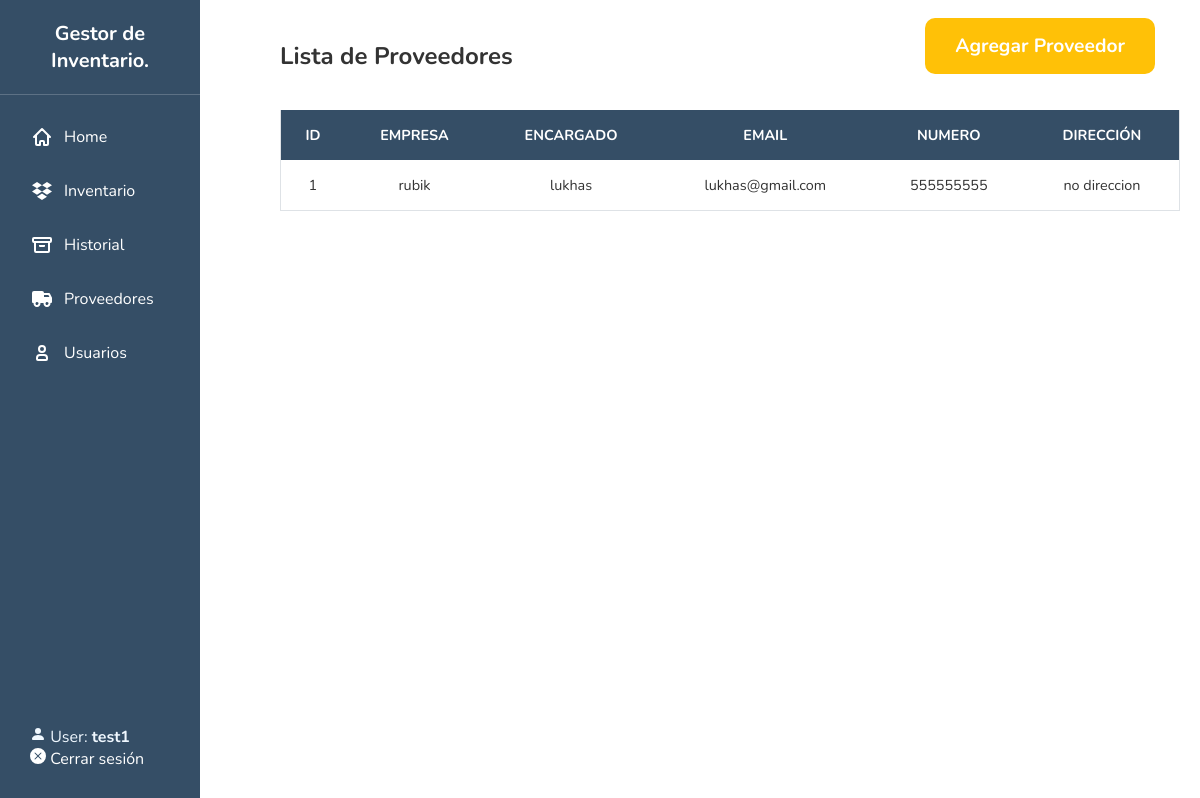
Screenshot of /suppliers/ (signed in) with the database file from the repository.
### inventory/models.py (models this page shows, shortened)
class Suppliers(models.Model):
    empresa = models.CharField(max_length=100)
    encargado = models.CharField(max_length=100)
    email = models.EmailField()
    numero = models.CharField(max_length=20)
    direccion = models.CharField(max_length=200)

### inventory/views.py (the view)
# urls.py: re_path(r'^suppliers/?$', views.suppliers_list, name='suppliers_list'),
@login_required
def suppliers_list(request):
    suppliers = Suppliers.objects.all()
    return render(request, 'inv/suppliers_list.html', {'suppliers': suppliers})

### inventory/templates/inv/suppliers_list.html
{% extends 'inv/base.html' %}
{% block body %}
<div class="add_buttons">
<h2>Lista de Proveedores</h2>
    <div class="button-group">
     <a href="{% url 'supplier_create' %}" class="btn btn-success btn-md btn-trim" role="button">Agregar Proveedor</a>
    </div>
  </div>
<table class="table table-striped">
  <thead>
    <tr>
      <th>ID</th>
      <th>Empresa</th>
      <th>Encargado</th>
      <th>Email</th>
      <th>Numero</th>
      <th>Dirección</th>
    </tr>
  </thead>
  <tbody>
    {% for supplier in suppliers %}
      <tr>
        <td>{{ supplier.id }}</td>
        <td>{{ supplier.empresa }}</td>
        <td>{{ supplier.encargado }}</td>
        <td>{{ supplier.email }}</td>
        <td>{{ supplier.numero }}</td>
        <td>{{ supplier.direccion }}</td>
      </tr>
    {% empty %}
      <tr>
        <td colspan="6">No hay proveedores.</td>
      </tr>
    {% endfor %}
  </tbody>
</table>
{% endblock %}

### inventory/templates/inv/base.html (shortened to what this page needs)
<!DOCTYPE html>
<html>
  {% load static %}
  {% block styles %}
    <link rel="stylesheet" type="text/css" href="{% static '/css/bootstrap.min.css' %}">
    <link rel="stylesheet" type="text/css" href="{% static '/css/style.css' %}">
  {% endblock %}
<body>
  <div class="sidebar">
    <div class="sidebar-logo">
      Gestor de Inventario.
    </div>
    <div class="sidebar-logoless">
    <div class="sidebar-nav">
      <a href="{% url 'index' %}">
        Home
      </a>
      <a href="{% url 'inventario' %}">
        Inventario
      </a>
      <a href="{% url 'historial' %}">
        Historial
      </a>
      <a href="{% url 'suppliers_list' %}">
        Proveedores
      <a href="{% url 'users' %}">
        <svg class="w-6 h-6" aria-hidden="true" xmlns="http://www.w3.org/2000/svg" width="24" height="24" fill="none" viewBox="0 0 24 24">
          <path stroke="currentColor" stroke-width="2" d="M7 17v1a1 1 0 0 0 1 1h8a1 1 0 0 0 1-1v-1a3 3 0 0 0-3-3h-4a3 3 0 0 0-3 3Zm8-9a3 3 0 1 1-6 0 3 3 0 0 1 6 0Z"/>
        </svg>
        Usuarios
      </a>
      </div>
    </div>
<div class="sidebar-footer">
  {% if user.is_authenticated %}
    <span class="user-info">
      <svg xmlns="http://www.w3.org/2000/svg" width="16" height="16" fill="currentColor" class="bi bi-person-fill" viewBox="0 0 16 16">
        <path d="M3 14s-1 0-1-1 1-4 6-4 6 3 6 4-1 1-1 1zm5-6a3 3 0 1 0 0-6 3 3 0 0 0 0 6"/>
      </svg>
      User: <strong>{{ user.username }}</strong>
    </span>
    <br>
    <a href="{% url 'logout_custom' %}" class="logout-link" style="text-decoration: none; color: white;">
  Cerrar sesión
</a>
  {% endif %}
</div>
  </div>
  <div class="container" style="margin-left: 260px;">
    {% block body %}
    {% endblock %}
  </div>
</body>
</html>

### inventory/static/css/style.css (style rules this page uses)
.button-group { display: inline-block; margin-right: 10px; vertical-align: middle; }
.add_buttons { display: flex; align-items: center; gap: 15px; margin-bottom: 20px; flex-wrap: wrap; max-width: 1500px; max-height: 70px; }
.add_buttons .button-group { min-width: 150px; }
.add_buttons { display: flex; justify-content: space-between; align-items: center; flex-wrap: wrap; }

### inventory/templates/inv/base.html (style rules this page uses)
.sidebar-footer { position: absolute; bottom: 0; width: 100%; padding: 15%; color: aliceblue; }

### rows the page displays
Suppliers: id "1", empresa "rubik", encargado "lukhas", email "lukhas@gmail.com", numero "555555555", direccion "no direccion"

### other values shown
{{ user.username }} "test1"
